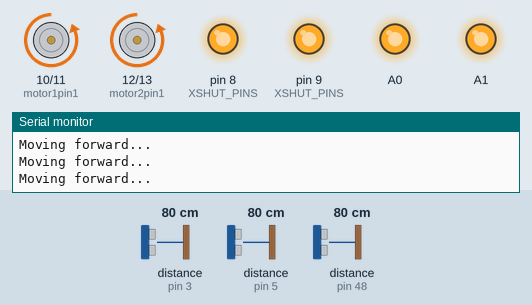
Simulated run of this sketch. Board: Arduino Uno, built with avr-gcc and run on an emulated ATmega328P. Shown: motor-driver pin pairs drawn as motors (green arrow = first pin HIGH = forward, orange = second pin HIGH = backward, longer = more drive), output pins drawn as LEDs (lit = HIGH), the last lines printed to the serial monitor. Wiring (inferred from the names in the program): 2 × ultrasonic range finder: trigger pin 2, echo pin 3 / trigger pin 4, echo pin 5. The test bench sets the inputs (shaded band); at power-on: distance to the obstacle (sensors on pin 48, pin 3, pin 5) 80 cm. The echo pulse lasts 58.3 µs per cm; pins used as bus, display or sensor lines are not drawn.

Above: at 1.3 s.
1.4 s: distance to the obstacle (sensor on pin 48) set to 6 cm
2.9 s: distance to the obstacle (sensor on pin 48) set to 3 cm
At 3.28 s:
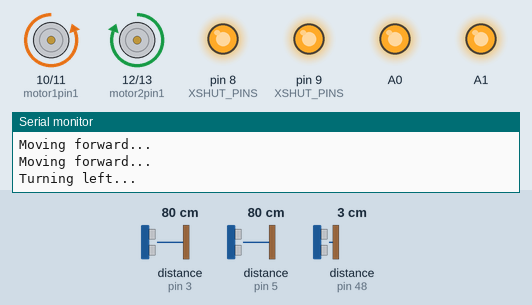
5.9 s: distance to the obstacle (sensor on pin 3) set to 11 cm
8.9 s: distance to the obstacle (sensor on pin 3) set to 8 cm
At 9.06 s:
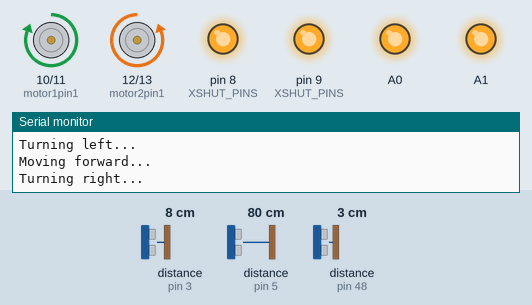
11.9 s: distance to the obstacle (sensor on pin 5) set to 10 cm
14.9 s: distance to the obstacle (sensor on pin 5) set to 7 cm
At 15.48 s:
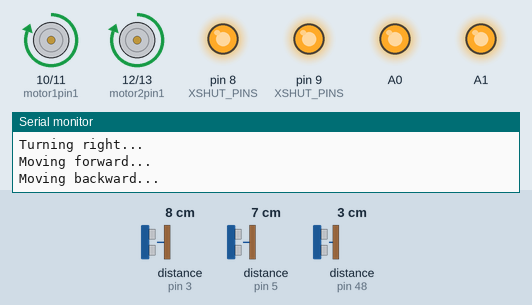
Timing chart, 0 to 18.9 s (numbered marks = the images above; inputs shaded):
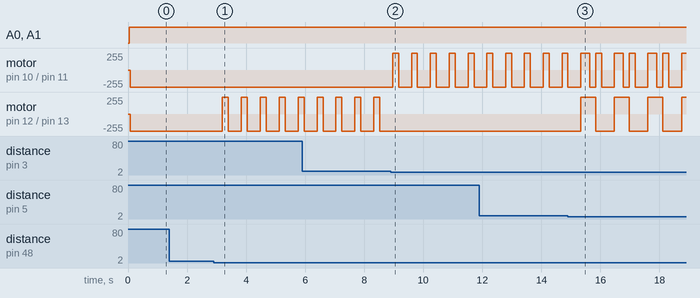

Measured:
- the behaviour switches between 5 and 4 cm on distance to the obstacle (sensor on pin 48) (found by bisection; images 0 and 1)
- the behaviour switches between 10 and 9 cm on distance to the obstacle (sensor on pin 3) (found by bisection; images 1 and 2)
- the behaviour switches between 9 and 8 cm on distance to the obstacle (sensor on pin 5) (found by bisection; images 2 and 3)
- after the input at 2.9 s, motor on pin 12 (motor2pin1) / pin 13 (motor2pin2): alternates forward 255/255 for 0.20 s and backward 255/255 for 0.44 s, starting after 0.29 s
- after the input at 8.9 s, motor on pin 10 (motor1pin1) / pin 11 (motor1pin2): alternates forward 255/255 for 0.20 s and backward 255/255 for 0.44 s, starting after 0.06 s; motor on pin 12 (motor2pin1) / pin 13 (motor2pin2): stops changing and stays backward 255/255
- after the input at 14.9 s, motor on pin 12 (motor2pin1) / pin 13 (motor2pin2): alternates forward 255/255 for 0.50 s and backward 255/255 for 0.64 s, starting after 0.44 s

The sketch:

main.ino
```cpp
#include <Wire.h>
#include "Adafruit_VL53L0X.h"

// Define a simple stack
#define MAX_STACK_SIZE 10
char moveStack[MAX_STACK_SIZE];
int stackIndex = -1;

// Create objects for the sensors
Adafruit_VL53L0X lox[2] = {Adafruit_VL53L0X(), Adafruit_VL53L0X()};

// XSHUT pin definitions
#define XSHUT1 8
#define XSHUT2 9
const uint8_t XSHUT_PINS[2] = {XSHUT1, XSHUT2};

// Ultrasonic sensor pin definitions
unsigned int TRIG_PIN[2] = {2, 4};
unsigned int ECHO_PIN[2] = {3, 5};

// Constants
const unsigned int BAUD_RATE = 9600;

int motor1pin1 = 10;
int motor1pin2 = 11;
int motor2pin1 = 12;
int motor2pin2 = 13;

// Function to check if the stack is empty
bool isStackEmpty() {
  return stackIndex == -1;
}

// Function to push an element onto the stack
bool push(char move) {
  if (stackIndex < MAX_STACK_SIZE - 1) {
    moveStack[++stackIndex] = move;
    return true;
  }
  return false;
}

// Function to pop an element from the stack
char pop() {
  if (!isStackEmpty()) {
    return moveStack[stackIndex--];
  }
  return '\0'; // Return null character if stack is empty
}

// Function to initialize a VL53L0X sensor
bool initSensor(Adafruit_VL53L0X& sensor, uint8_t xshutPin, uint8_t address) {
  digitalWrite(xshutPin, LOW);  // Turn off the sensor
  delay(10);
  digitalWrite(xshutPin, HIGH); // Turn on the sensor
  delay(10);
  return sensor.begin(address); // Initialize with a unique I2C address
}

// Function to read distance from a VL53L0X sensor
void readDistanceVL53L0X(Adafruit_VL53L0X& sensor, const char* label) {
  VL53L0X_RangingMeasurementData_t measure;
  sensor.rangingTest(&measure, false);
  Serial.print(label);
  Serial.print(" Distance (mm): ");
  if (measure.RangeStatus != 4) {
    Serial.println(measure.RangeMilliMeter);
  } else {
    Serial.println("out of range");
  }
}

// Helper function for ultrasonic sensor readings
int readUltrasonicDistance(int index) {
  digitalWrite(TRIG_PIN[index], LOW);
  delayMicroseconds(2);
  digitalWrite(TRIG_PIN[index], HIGH);
  delayMicroseconds(10);
  digitalWrite(TRIG_PIN[index], LOW);

  unsigned long duration = pulseIn(ECHO_PIN[index], HIGH);
  return duration / 29 / 2; // Convert to distance in cm
}

void Move_forward() {
  Serial.println("Moving forward...");
  digitalWrite(motor1pin1, LOW);
  digitalWrite(motor1pin2, HIGH);
  digitalWrite(motor2pin1, LOW);
  digitalWrite(motor2pin2, HIGH);
  delay(300);
}

void Move_backward() {
  Serial.println("Moving backward...");
  digitalWrite(motor1pin1, HIGH);
  digitalWrite(motor1pin2, LOW);
  digitalWrite(motor2pin1, HIGH);
  digitalWrite(motor2pin2, LOW);
  delay(300);
}

void Move_left() {
  Serial.println("Turning left...");
  digitalWrite(motor1pin1, LOW);
  digitalWrite(motor1pin2, HIGH);
  digitalWrite(motor2pin1, HIGH);
  digitalWrite(motor2pin2, LOW);
  delay(200);
}

void Move_right() {
  Serial.println("Turning right...");
  digitalWrite(motor1pin1, HIGH);
  digitalWrite(motor1pin2, LOW);
  digitalWrite(motor2pin1, LOW);
  digitalWrite(motor2pin2, HIGH);
  delay(200);
}

void setup() {
  pinMode(motor1pin1, OUTPUT);
  pinMode(motor1pin2, OUTPUT);
  pinMode(motor2pin1, OUTPUT);
  pinMode(motor2pin2, OUTPUT);

  // (Optional)
  pinMode(A0, OUTPUT);
  pinMode(A1, OUTPUT);

  Serial.begin(BAUD_RATE);

  // Initialize ultrasonic sensor pins
  for (int i = 0; i < 2; i++) {
    pinMode(TRIG_PIN[i], OUTPUT);
    pinMode(ECHO_PIN[i], INPUT);
  }

  // Initialize XSHUT pins
  for (int i = 0; i < 2; i++) {
    pinMode(XSHUT_PINS[i], OUTPUT);
    digitalWrite(XSHUT_PINS[i], LOW); // Ensure sensors are off initially
  }

  // Initialize VL53L0X sensors
  if (!initSensor(lox[0], XSHUT1, 0x30)) {
    Serial.println(F("Failed to boot VL53L0X #1"));
    while (1);
  }
  if (!initSensor(lox[1], XSHUT2, 0x31)) {
    Serial.println(F("Failed to boot VL53L0X #2"));
    while (1);
  }
}

int moveAttemptCount = 0;  // Counter for left/right turns and forward movements

int turnAttemptCount = 0;  // Counter for left/right turns

unsigned long frontWallStartTime = 0;  // Timer to track the wall detection duration
const unsigned long wallDetectDuration = 1000; // 1 seconds to detect wall (in milliseconds)

void loop() {
  // Set motor speeds
  analogWrite(A0, 255); // ENA pin
  analogWrite(A1, 130); // ENB pin

  // Read distances from sensors
  VL53L0X_RangingMeasurementData_t measureFront;
  lox[0].rangingTest(&measureFront, false); // Front sensor
  int frontDistance = (measureFront.RangeStatus != 4) ? measureFront.RangeMilliMeter : 0;

  int leftDistance = readUltrasonicDistance(0);  // Left ultrasonic sensor
  int rightDistance = readUltrasonicDistance(1); // Right ultrasonic sensor

  // Wall detection logic
  bool isFrontWall = (frontDistance < 48);  // Less than 48mm in front
  bool isLeftWall = (leftDistance <= 8 || leftDistance >= 1189);  // Left side wall
  bool isRightWall = (rightDistance <= 8 || rightDistance >= 1189); // Right side wall

  // Dead point detection using the front sensor
  if (isFrontWall) {
    if (frontWallStartTime == 0) {
      frontWallStartTime = millis();  // Start the timer when a wall is detected
    } else if (millis() - frontWallStartTime >= wallDetectDuration) {
      // If the front distance remains the same for 2 seconds, treat it as a wall
      if (frontDistance <= 15) {
        // Consider this a dead point, move backward
        Serial.println("Dead point detected, backtracking...");
        Move_backward();
        frontWallStartTime = 0;  // Reset the timer
        return; // Skip further checks and allow backtracking
      }
    }
  } else {
    frontWallStartTime = 0;  // Reset the timer if the wall is no longer detected
  }

  // Regular navigation logic
  if (isFrontWall && isLeftWall && isRightWall) {
    // Dead point detected, backtrack
    if (!isStackEmpty()) {
      char lastTurn = pop(); // Get the last recorded turn

      // Move backward
      Move_backward();

      // Reverse the last turn
      if (lastTurn == 'R') {
        Move_left();
      } else if (lastTurn == 'L') {
        Move_right();
      }

      // After backtracking, check available left and right
      leftDistance = readUltrasonicDistance(0);  // Left ultrasonic sensor
      rightDistance = readUltrasonicDistance(1); // Right ultrasonic sensor

      // Compare left and right paths
      if (leftDistance > rightDistance) {
        // If left is clearer, turn left
        Move_left();
        if (!push('L')) {
          // Stack overflow error handling
        }
      } else {
        // If right is clearer or same, turn right
        Move_right();
        if (!push('R')) {
          // Stack overflow error handling
        }
      }

      Move_forward(); // Continue moving forward after turning
    } else {
      // No moves left to backtrack
      analogWrite(A0, 0); // Stop motors
      analogWrite(A1, 0);
      while (1); // Halt the robot
    }
  } else {
    // Regular navigation logic
    if (!isFrontWall) {
      // Path is clear ahead, move forward
      Move_forward();
    } else {
      // Check the left side if the front is blocked
      if (!isLeftWall) {
        // Path is clear on the left, turn left
        Move_left();
        if (!push('L')) {
          // Stack overflow error handling
        }
        Move_forward(); // Continue moving forward after turning
      } else if (!isRightWall) {
        // Path is clear on the right, turn right
        Move_right();
        if (!push('R')) {
          // Stack overflow error handling
        }
        Move_forward(); // Continue moving forward after turning
      }
    }
  }

  delay(100); // Short delay for stability
}
```
